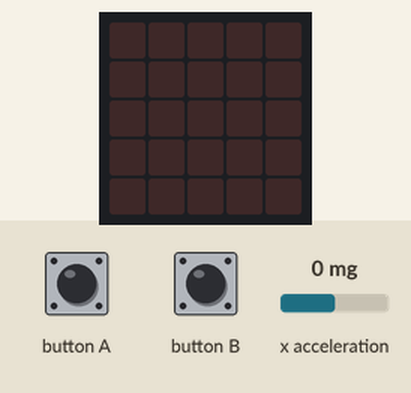
A program run on a simulated BBC micro:bit running MicroPython. On the bench: the board's 5×5 LED display. The test bench sets the inputs (shaded band); at power-on: x acceleration 0 mg.

Above: at 1.2 s.
1.3 s: button A pressed for 0.15 s
At 2.5 s:
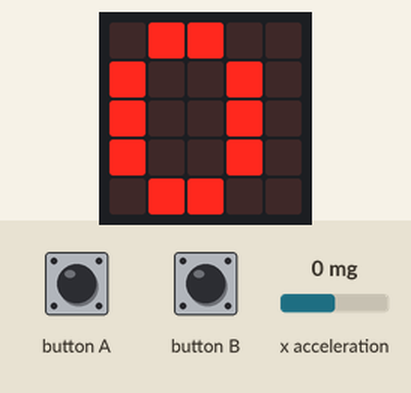
2.9 s: button B pressed for 0.15 s
At 3.9 s:
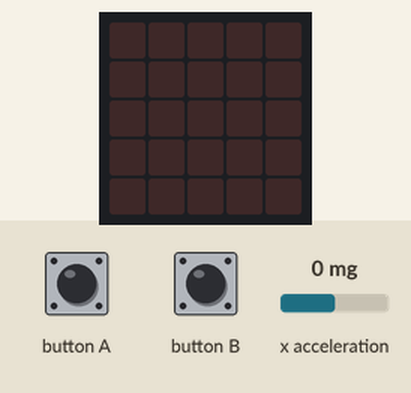
4.5 s: button A pressed for 1 s
At 5.1 s:
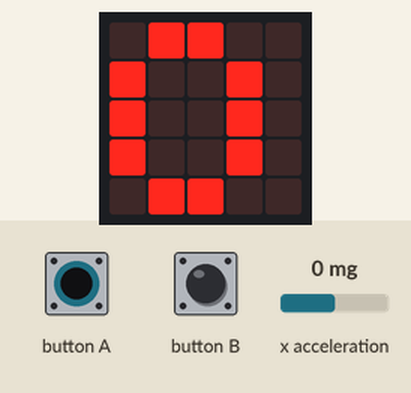
7.0 s: x acceleration set to -1440 mg
At 8.2 s:
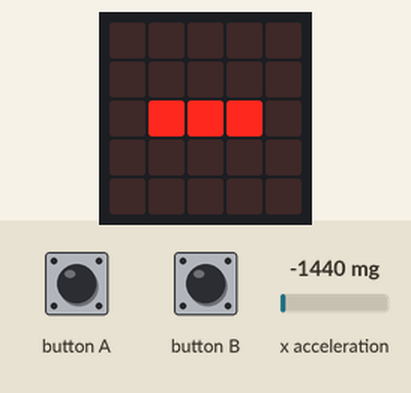
8.5 s: x acceleration set to 750 mg
At 9.4 s:
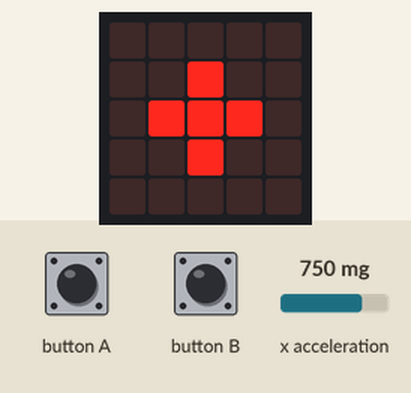
10.0 s: button B pressed for 1 s
At 10.6 s:
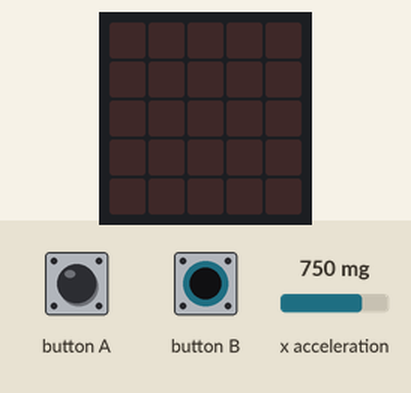
Timing chart, 0 to 13.0 s (numbered marks = the images above; inputs shaded):
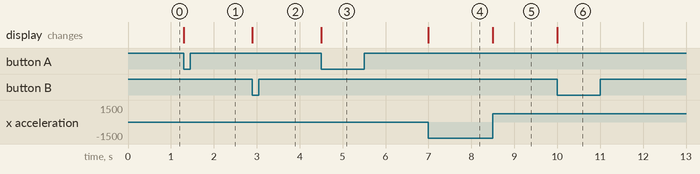

The program:

pendulum_template.py
```python
from microbit import *

power_on = False

while True:

    if button_a.was_pressed():
        power_on = True

    if button_b.was_pressed():
        display.clear()
        power_on = False

    if power_on:
        x_accel = accelerometer.get_x()
        if x_accel < 0:
            display.show('-')
        elif x_accel > 0:
            display.show('+')
        else:
            display.show('0')
```

Measured:
- after the input at 1.3 s, the display: changes at once (image 1)
- after the input at 2.9 s, the display: changes at once (image 2)
- after the input at 4.5 s, the display: changes at once (image 3)
- after the input at 7.0 s, the display: changes at once (image 4)
- after the input at 8.5 s, the display: changes at once (image 5)
- after the input at 10.0 s, the display: changes at once (image 6)
